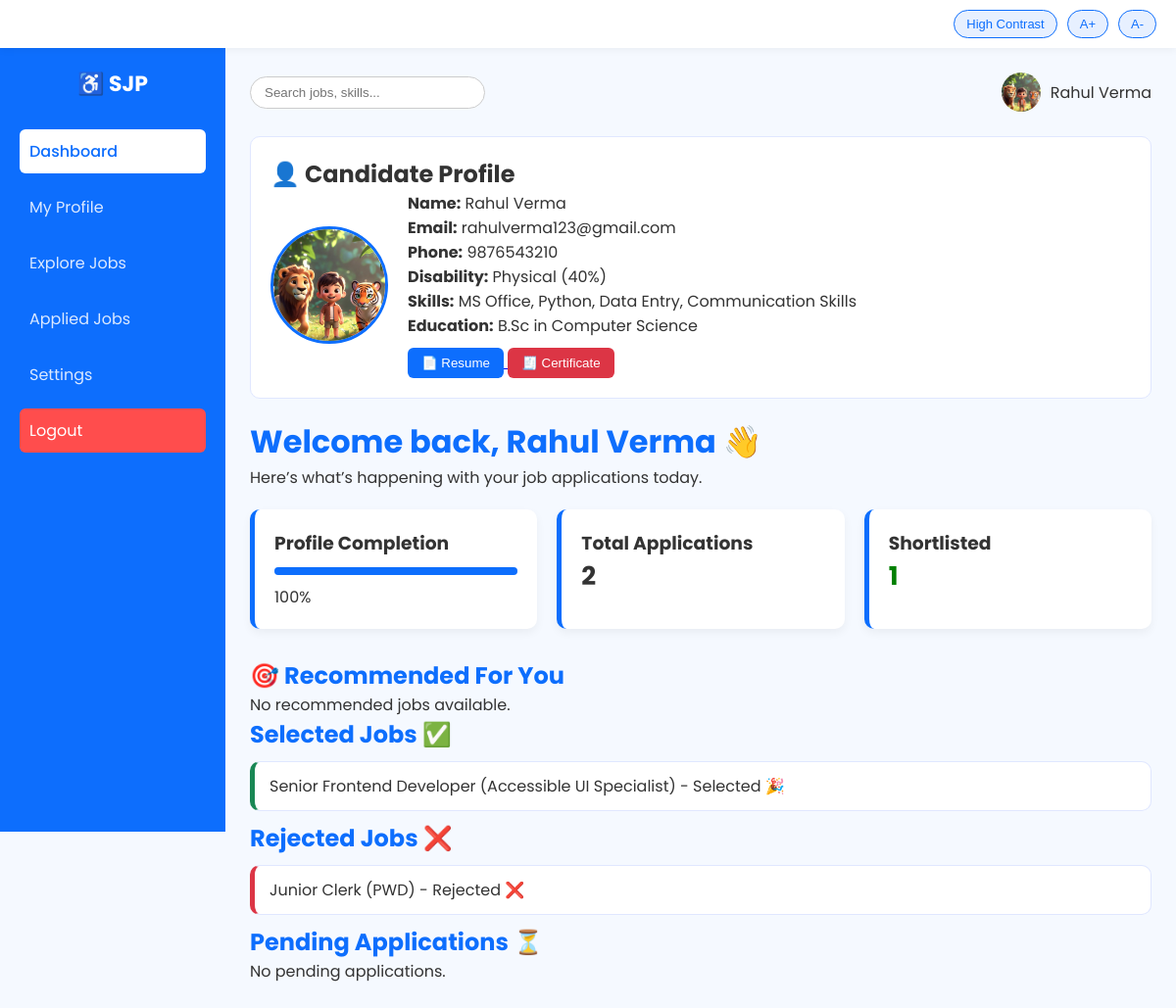
The page /candidate_dashboard/ (signed in) on the database its author committed.
### portal/models.py (models this page shows, shortened)
class CandidateProfile(models.Model):
    user = models.OneToOneField(User, on_delete=models.CASCADE)
    phone = models.CharField(max_length=15)
    disability_type = models.CharField(max_length=50)
    disability_percentage = models.IntegerField()
    skills = models.TextField()
    education = models.CharField(max_length=100)
    profile = models.ImageField(upload_to='profiles/')
    disability_doc = models.FileField(upload_to='documents/')
    resume = models.FileField(upload_to='resumes/')

class User(AbstractUser):
    ROLE_CHOICES = (
        ('candidate', 'Candidate'),
        ('employer', 'Employer'),
        ('admin', 'Admin'),
    )
    role = models.CharField(max_length=20, choices=ROLE_CHOICES)

class Application(models.Model):
    STATUS_CHOICES = (
        ('Pending', 'Pending'),
        ('Verified', 'Verified'),
        ('Accepted', 'Accepted'),
        ('Rejected', 'Rejected'),
    )
    user = models.ForeignKey(User, on_delete=models.CASCADE)
    job = models.ForeignKey(Job, on_delete=models.CASCADE)
    resume = models.FileField(upload_to='applications/')
    disability_percentage = models.IntegerField()
    is_verified = models.BooleanField(default=False)
    verification_image = models.ImageField(upload_to='verification/', null=True, blank=True)
    status = models.CharField(max_length=20, choices=STATUS_CHOICES, default='Pending')
    is_selected = models.BooleanField(default=False)

class Job(models.Model):
    JOB_TYPE = (
        ('Government', 'Government'),
        ('Private', 'Private'),
    )
    employer = models.ForeignKey(Employer, on_delete=models.CASCADE)
    title = models.CharField(max_length=200)
    job_type = models.CharField(max_length=20, choices=JOB_TYPE)
    department = models.CharField(max_length=100)
    location = models.CharField(max_length=100)
    skills = models.TextField()
    disability_type = models.CharField(max_length=100)
    disability_percent = models.IntegerField()
    benefits = models.TextField(null=True, blank=True)
    description = models.TextField()
    salary = models.CharField(max_length=50)
    last_date = models.DateField(null=True, blank=True)
    status = models.CharField(max_length=20, default='Active')

### portal/views.py (the view)
# urls.py: path('candidate_dashboard/', views.c_dashboard, name='dashboard'),
@login_required
def c_dashboard(request):
    if request.user.role != "candidate":
        return redirect('login')
    user = request.user
    profile = CandidateProfile.objects.get(user=user)
    total_applications = Application.objects.filter(user=user).count()
    shortlisted = Application.objects.filter(user=user, status="Accepted").count()
    selected_jobs = Application.objects.filter(user=user, status="Accepted")
    rejected_jobs = Application.objects.filter(user=user, status="Rejected")
    applied_jobs = Application.objects.filter(user=user).exclude(status__in=["Accepted","Rejected"])
    fields = [
        profile.skills,
        profile.education,
        profile.disability_type,
        profile.profile,
        profile.resume,
        profile.disability_doc,
        profile.phone
    ]
    filled = sum(1 for f in fields if f)
    profile_completion = int((filled / len(fields)) * 100)
    jobs = Job.objects.filter(disability_type=profile.disability_type)[:5]
    return render(request, 'c_dashboard.html', {
        'profile': profile,
        'profile_completion': profile_completion,
        'total_applications': total_applications,
        'shortlisted': shortlisted,
        'jobs': jobs,
        'applied_jobs': applied_jobs,
        'selected_jobs': selected_jobs,
        'rejected_jobs': rejected_jobs
    })

### templates/c_dashboard.html (shortened to what this page needs)
<!DOCTYPE html>
{% load static %}
<html lang="en">
<head>
    <link rel="stylesheet" href="{% static 'css/c_dashboard.css' %}">
</head>
<body>
<header>
    <div class="accessibility-controls">
        <button onclick="toggleContrast()">High Contrast</button>
        <button onclick="increaseFont()">A+</button>
        <button onclick="decreaseFont()">A-</button>
    </div>
</header>
<div class="dashboard">
<aside class="sidebar">
    <h2 class="logo">♿ SJP</h2>
    <ul>
        <li class="active">
            <a href="{% url 'dashboard' %}">
                <span>Dashboard</span>
            </a>
        </li>
        <li>
            <a href="{% url 'profile' %}">
                <span>My Profile</span>
            </a>
        </li>
        <li>
            <a href="{% url 'explore_job' %}">
                <span>Explore Jobs</span>
            </a>
        </li>
        <li>
            <a href="{% url 'applied_job' %}">
                <span>Applied Jobs</span>
            </a>
        </li>
        <li>
            <a href="#">
                <span>Settings</span>
            </a>
        </li>
        <li class="logout">
            <a href="{% url 'home' %}">
                <span>Logout</span>
            </a>
        </li>
    </ul>
</aside>
<main class="main">
<div class="topbar">
<div class="search-box">
<form method="GET">
<input type="text" name="q" placeholder="Search jobs, skills...">
</form>
</div>
<div class="top-icons">
<div class="profile">
<div class="profile">
<img src="{{ profile.profile.url }}" alt="profile">
<span>{{ request.user.first_name }}</span>
</div>
</div>
</div>
</div>
<div class="profile-card">
<h2>👤 Candidate Profile</h2>
<div class="profile-details">
{% if profile.profile %}
<img src="{{ profile.profile.url }}" class="profile-img">
{% else %}
<img src="/static/images/default.png" class="profile-img">
{% endif %}
<div>
<p><b>Name:</b> {{ request.user.first_name }}</p>
<p><b>Email:</b> {{ request.user.email }}</p>
<p><b>Phone:</b> {{ profile.phone }}</p>
<p><b>Disability:</b> {{ profile.disability_type }} ({{ profile.disability_percentage }}%)</p>
<p><b>Skills:</b> {{ profile.skills }}</p>
<p><b>Education:</b> {{ profile.education }}</p>
{% if profile.resume %}
<a href="{{ profile.resume.url }}" target="_blank">
<button class="btn">📄 Resume</button>
</a>
{% else %}
<p>No resume uploaded</p>
{% endif %}
{% if profile.disability_doc %}
<a href="{{ profile.disability_doc.url }}" target="_blank">
<button class="btn danger">🧾 Certificate</button>
</a>
{% else %}
<p style="color:red;">No certificate uploaded</p>
{% endif %}
</div>
</div>
</div>
<div class="welcome">
<h1>Welcome back, {{ request.user.first_name }} 👋</h1>
<p>Here’s what’s happening with your job applications today.</p>
</div>
<div class="stats">
<div class="stat-card">
<h3>Profile Completion</h3>
<div class="progress-bar">
<div class="progress" style="width: {{ profile_completion }}%"></div>
</div>
<p>{{ profile_completion }}%</p>
</div>
<div class="stat-card">
<h3>Total Applications</h3>
<p class="big">{{ total_applications }}</p>
</div>
<div class="stat-card">
<h3>Shortlisted</h3>
<p class="big success">{{ shortlisted }}</p>
</div>
</div>
<section class="jobs">
<h2>🎯 Recommended For You</h2>
{% for job in jobs %}
<div class="job-card">
<div>
<h3>{{ job.title }}</h3>
<p>{{ job.company }}</p>
<span class="match">
Skill Match: {{ job.match }}%
</span>
</div>
<a href="{% url 'job_detail' job.id %}">
<button>View Details</button>
</a>
</div>
{% empty %}
<p>No recommended jobs available.</p>
{% endfor %}
<h2>Selected Jobs ✅</h2>
{% if selected_jobs %}
    <ul>
    {% for app in selected_jobs %}
        <li class="selected">{{ app.job.title }} - Selected 🎉</li>
    {% endfor %}
    </ul>
{% else %}
    <p>You are not selected for any job yet.</p>
{% endif %}
<h2>Rejected Jobs ❌</h2>
{% if rejected_jobs %}
    <ul>
    {% for app in rejected_jobs %}
        <li class="rejected">{{ app.job.title }} - Rejected ❌</li>
    {% endfor %}
    </ul>
{% else %}
    <p>No rejected jobs yet.</p>
{% endif %}
<h2>Pending Applications ⏳</h2>
{% if applied_jobs %}
    <ul>
    {% for app in applied_jobs %}
        <li class="pending">{{ app.job.title }} - Pending</li>
    {% endfor %}
    </ul>
{% else %}
    <p>No pending applications.</p>
{% endif %}
</section>
</main>
</div>
</body>
</html>

### static/css/c_dashboard.css (style rules this page uses)
* { margin: 0; padding: 0; box-sizing: border-box; }
body { font-family: 'Poppins', sans-serif; background: #f5f9ff; color: #333; }
header { width: 100%; background: white; padding: 10px 20px; box-shadow: 0 2px 8px rgba(0,0,0,0.05); display: flex; justify-content: flex-end; align-items: center; position: sticky; top: 0; z-index: 1000; }
.accessibility-controls { display: flex; gap: 10px; }
.accessibility-controls button { background: #e7f0ff; border: 1px solid #0d6efd; color: #0d6efd; padding: 6px 12px; border-radius: 20px; font-size: 13px; cursor: pointer; transition: 0.3s; }
.dashboard { display: flex; }
.sidebar { width: 230px; height: 100vh; background: #0d6efd; color: white; padding: 20px; }
.logo { text-align: center; font-size: 22px; font-weight: bold; margin-bottom: 30px; }
.sidebar ul { list-style: none; }
.sidebar ul li { margin: 12px 0; }
.sidebar ul li a { text-decoration: none; color: #dbe9ff; display: block; padding: 10px; border-radius: 6px; transition: 0.3s; }
.sidebar ul li a:hover, .sidebar ul li.active a { background: white; color: #0d6efd; font-weight: 500; }
.logout a { background: #ff4d4d; color: white !important; }
.main { flex: 1; padding: 25px; }
.topbar { display: flex; justify-content: space-between; align-items: center; }
.search-box input { padding: 8px 14px; border-radius: 20px; border: 1px solid #ccc; width: 240px; }
.profile { display: flex; align-items: center; gap: 10px; }
.profile img { width: 40px; height: 40px; border-radius: 50%; object-fit: cover; }
.welcome { margin-top: 20px; }
.welcome h1 { color: #0d6efd; }
.stats { display: flex; gap: 20px; margin-top: 20px; }
.stat-card { flex: 1; background: white; padding: 20px; border-radius: 10px; border-left: 5px solid #0d6efd; box-shadow: 0 4px 10px rgba(0,0,0,0.05); }
.big { font-size: 26px; font-weight: bold; }
.success { color: green; }
.progress-bar { background: #e0e7ff; height: 8px; border-radius: 10px; margin: 10px 0; }
.progress { height: 100%; background: #0d6efd; border-radius: 10px; }
.profile-card { margin-top: 25px; padding: 20px; border-radius: 10px; background: white; border: 1px solid #e0e7ff; }
.profile-details { display: flex; gap: 20px; align-items: center; flex-wrap: wrap; }
.profile-img { width: 120px; height: 120px; border-radius: 50%; border: 3px solid #0d6efd; object-fit: cover; }
.btn { padding: 8px 14px; border-radius: 6px; border: none; background: #0d6efd; color: white; cursor: pointer; margin-top: 10px; }
.btn.danger { background: #dc3545; }
.jobs { margin-top: 30px; }
.jobs h2 { color: #0d6efd; }
.jobs ul { list-style: none; padding: 0; margin-top: 10px; }
.jobs ul li { background: white; border: 1px solid #e0e7ff; padding: 12px 15px; margin-bottom: 10px; border-radius: 10px; display: flex; justify-content: space-between; align-items: center; transition: 0.2s; }
.jobs ul li.selected { border-left: 5px solid #198754; }
.jobs ul li.rejected { border-left: 5px solid #dc3545; }

### rows shown on the page
CandidateProfile: profile (picture), phone "9876543210", disability_type "Physical", disability_percentage "40", skills "MS Office, Python, Data Entry, Communication Skills", education "B.Sc in Computer Science"
User: user.first_name "Rahul Verma", user.email "rahulverma123@gmail.com"
Application: job "Senior Frontend Developer (Accessible UI Specialist)"
Application: job "Junior Clerk (PWD)"

### other values the page prints
{{ profile_completion }} "100"
{{ total_applications }} "2"
{{ shortlisted }} "1"
